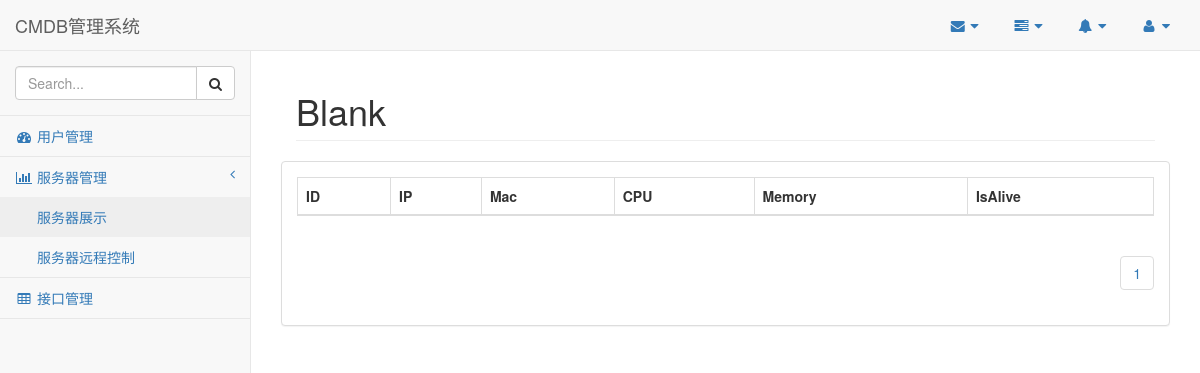
The app's page /server/, older data.
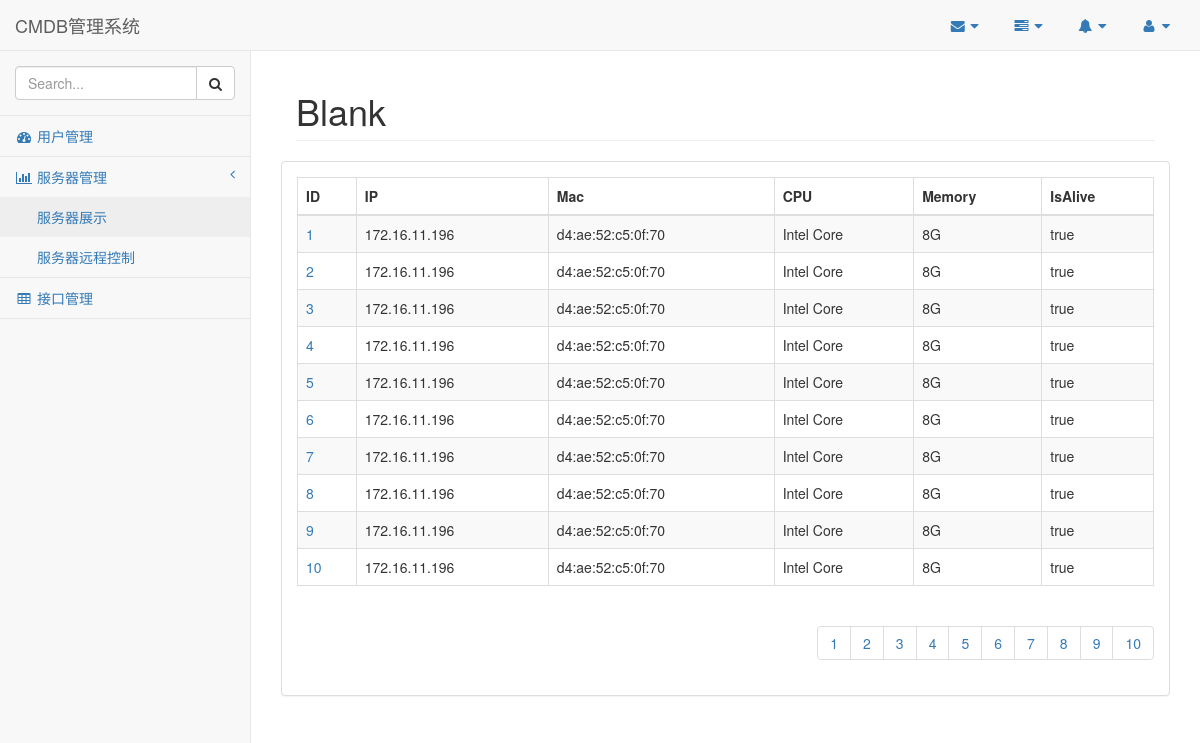
The same page, newer data.
### Service/models.py (models this page shows)
class Service(models.Model):
    ip = models.CharField(max_length = 32,verbose_name = "服务器ip")
    mac = models.CharField(max_length = 32,verbose_name = "服务器物理地址")
    cpu = models.CharField(max_length = 32,verbose_name = "服务器CPU")
    memory = models.CharField(max_length = 32,verbose_name = "服务器内存")
    disk = models.CharField(max_length = 32,verbose_name = "服务器磁盘")
    isalive = models.CharField(max_length = 32,verbose_name = "服务器状态")

### Service/views.py (the view)
# urls.py: url(r'^server/', include('Service.urls')),
def server(request, page = 1):
	allData = Service.objects.all()
	pager = Paginator(allData, 10)
	cur_page = pager.page(int(page))
	return render(request, "ServerList.html",{"pageData":cur_page,"page_range":pager.page_range})

### template/ServerList.html (shortened to what this page needs)
{% extends 'base.html' %}
{% block content %}
<div class="row">
	<div class="col-lg-12">
		<div class="panel panel-default">
			<div class="panel-body">
				<table width="100%" class="table table-striped table-bordered table-hover" id="dataTables-example">
					<thead>
						<tr>
							<th>ID</th>
							<th>IP</th>
							<th>Mac</th>
							<th>CPU</th>
							<th>Memory</th>
							<th>IsAlive</th>
						</tr>
					</thead>
					<tbody>
						{%  for data in pageData %}
							<tr class="odd gradeX">
								<td><a href="?page={{data.id}}">{{data.id}}</a></td>
								<td>{{data.ip}}</td>
								<td>{{data.mac}}</td>
								<td>{{data.cpu}}</td>
								<td>{{data.memory}}</td>
								<td>{{data.isalive}}</td>
							</tr>
						{% endfor %}
					</tbody>
				</table>
				        <ul class = "pagination pull-right">
                            {% for page in page_range %}
                                <li>
                                    <a href = "/server/{{ page }}/">{{ page }}</a>
                                </li>
                            {% endfor %}
                        </ul>
			</div>
		</div>
	</div>
</div>
{% endblock %}

### template/base.html (shortened to what this page needs)
<!DOCTYPE html>
<html lang="en">
<head>
    <link href="/static/vendor/bootstrap/css/bootstrap.min.css" rel="stylesheet">
    <link href="/static/vendor/metisMenu/metisMenu.min.css" rel="stylesheet">
    <link href="/static/dist/css/sb-admin-2.css" rel="stylesheet">
    <link href="/static/vendor/font-awesome/css/font-awesome.min.css" rel="stylesheet" type="text/css">
</head>
<body>
    <div id="wrapper">
        <nav class="navbar navbar-default navbar-static-top" role="navigation" style="margin-bottom: 0">
            <div class="navbar-header">
                <a class="navbar-brand" href="index.html">CMDB管理系统</a>
            </div>
            <ul class="nav navbar-top-links navbar-right">
                <li class="dropdown">
                    <a class="dropdown-toggle" data-toggle="dropdown" href="#">
                        <i class="fa fa-envelope fa-fw"></i> <i class="fa fa-caret-down"></i>
                    </a>
                </li>
                <li class="dropdown">
                    <a class="dropdown-toggle" data-toggle="dropdown" href="#">
                        <i class="fa fa-tasks fa-fw"></i> <i class="fa fa-caret-down"></i>
                    </a>
                </li>
                <li class="dropdown">
                    <a class="dropdown-toggle" data-toggle="dropdown" href="#">
                        <i class="fa fa-bell fa-fw"></i> <i class="fa fa-caret-down"></i>
                    </a>
                </li>
                <li class="dropdown">
                    <a class="dropdown-toggle" data-toggle="dropdown" href="#">
                        <i class="fa fa-user fa-fw"></i> <i class="fa fa-caret-down"></i>
                    </a>
                </li>
            </ul>
            <div class="navbar-default sidebar" role="navigation">
                <div class="sidebar-nav navbar-collapse">
                    <ul class="nav" id="side-menu">
                        <li class="sidebar-search">
                            <div class="input-group custom-search-form">
                                <input type="text" class="form-control" placeholder="Search...">
                                <span class="input-group-btn">
                                    <button class="btn btn-default" type="button">
                                        <i class="fa fa-search"></i>
                                    </button>
                                </span>
                            </div>
                        </li>
                        <li class='active'>
                            <a href="#"><i class="fa fa-dashboard fa-fw"></i> 用户管理</a>
                        </li>
                        <li>
                            <a href="#"><i class="fa fa-bar-chart-o fa-fw"></i> 服务器管理<span class="fa arrow"></span></a>
                            <ul class="nav nav-second-level">
                                <li>
                                    <a href="/server/">服务器展示</a>
                                </li>
                                <li>
                                    <a href="morris.html">服务器远程控制</a>
                                </li>
                            </ul>
                        </li>
                        <li>
                            <a href="tables.html"><i class="fa fa-table fa-fw"></i> 接口管理</a>
                        </li>
                    </ul>
                </div>
            </div>
        </nav>
        <div id="page-wrapper">
            <div class="container-fluid">
                <div class="row">
                    <div class="col-lg-12">
                        <h1 class="page-header">{% block lable %}
                                Blank
                            {% endblock lable %}</h1>
                    </div>
                </div>
            </div>
            {% block content %}{% endblock content %}
        </div>
    </div>
</body>
</html>

Row changes from the older to the newer data that the page shows:
added Service: id "1", ip "172.16.11.196", mac "d4:ae:52:c5:0f:70", cpu "Intel Core", memory "8G", isalive "true"
added Service: id "2", ip "172.16.11.196", mac "d4:ae:52:c5:0f:70", cpu "Intel Core", memory "8G", isalive "true"
added Service: id "3", ip "172.16.11.196", mac "d4:ae:52:c5:0f:70", cpu "Intel Core", memory "8G", isalive "true"
added Service: id "4", ip "172.16.11.196", mac "d4:ae:52:c5:0f:70", cpu "Intel Core", memory "8G", isalive "true"
added Service: id "5", ip "172.16.11.196", mac "d4:ae:52:c5:0f:70", cpu "Intel Core", memory "8G", isalive "true"
added Service: id "6", ip "172.16.11.196", mac "d4:ae:52:c5:0f:70", cpu "Intel Core", memory "8G", isalive "true"
added Service: id "7", ip "172.16.11.196", mac "d4:ae:52:c5:0f:70", cpu "Intel Core", memory "8G", isalive "true"
added Service: id "8", ip "172.16.11.196", mac "d4:ae:52:c5:0f:70", cpu "Intel Core", memory "8G", isalive "true"
added Service: id "9", ip "172.16.11.196", mac "d4:ae:52:c5:0f:70", cpu "Intel Core", memory "8G", isalive "true"
added Service: id "10", ip "172.16.11.196", mac "d4:ae:52:c5:0f:70", cpu "Intel Core", memory "8G", isalive "true"
Text that changed along with them:
new list line: "2"
new list line: "3"
new list line: "4"
new list line: "5"
new list line: "6"
new list line: "7"
new list line: "8"
new list line: "9"
new list line: "10"
